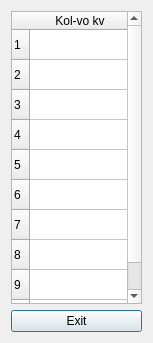
<?xml version="1.0" encoding="UTF-8"?>
<ui version="4.0">
 <class>Kv_na_f</class>
 <widget class="QDialog" name="Kv_na_f">
  <property name="geometry">
   <rect>
    <x>0</x>
    <y>0</y>
    <width>153</width>
    <height>343</height>
   </rect>
  </property>
  <property name="windowTitle">
   <string>Dialog</string>
  </property>
  <layout class="QHBoxLayout" name="horizontalLayout">
   <item>
    <layout class="QVBoxLayout" name="verticalLayout">
     <item>
      <widget class="QTableWidget" name="tableWidget">
       <property name="rowCount">
        <number>10</number>
       </property>
       <row/>
       <row/>
       <row/>
       <row/>
       <row/>
       <row/>
       <row/>
       <row/>
       <row/>
       <row/>
       <column>
        <property name="text">
         <string>Kol-vo kv</string>
        </property>
       </column>
      </widget>
     </item>
     <item>
      <widget class="QPushButton" name="ExitKv">
       <property name="text">
        <string>Exit</string>
       </property>
      </widget>
     </item>
    </layout>
   </item>
  </layout>
 </widget>
 <resources/>
 <connections/>
</ui>
